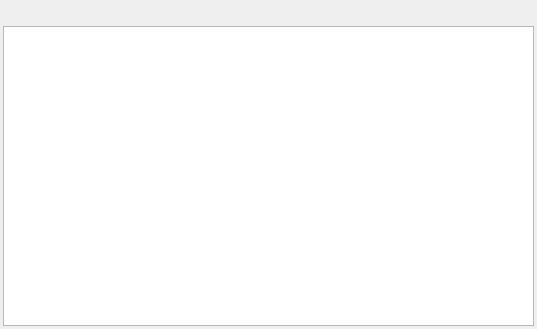
<?xml version="1.0" encoding="UTF-8"?>
<ui version="4.0">
 <class>uiNSoftware</class>
 <widget class="QWidget" name="uiNSoftware">
  <property name="geometry">
   <rect>
    <x>0</x>
    <y>0</y>
    <width>537</width>
    <height>329</height>
   </rect>
  </property>
  <property name="sizePolicy">
   <sizepolicy hsizetype="Expanding" vsizetype="Preferred">
    <horstretch>0</horstretch>
    <verstretch>0</verstretch>
   </sizepolicy>
  </property>
  <property name="windowTitle">
   <string>Form</string>
  </property>
  <layout class="QGridLayout" name="gridLayout">
   <property name="leftMargin">
    <number>3</number>
   </property>
   <property name="topMargin">
    <number>3</number>
   </property>
   <property name="rightMargin">
    <number>3</number>
   </property>
   <property name="bottomMargin">
    <number>3</number>
   </property>
   <property name="spacing">
    <number>3</number>
   </property>
   <item row="1" column="4">
    <spacer name="horizontalSpacer">
     <property name="orientation">
      <enum>Qt::Horizontal</enum>
     </property>
     <property name="sizeHint" stdset="0">
      <size>
       <width>434</width>
       <height>20</height>
      </size>
     </property>
    </spacer>
   </item>
   <item row="1" column="2">
    <widget class="QPushButton" name="tbtDelete">
     <property name="sizePolicy">
      <sizepolicy hsizetype="Fixed" vsizetype="Fixed">
       <horstretch>0</horstretch>
       <verstretch>0</verstretch>
      </sizepolicy>
     </property>
     <property name="maximumSize">
      <size>
       <width>20</width>
       <height>20</height>
      </size>
     </property>
     <property name="text">
      <string/>
     </property>
     <property name="icon">
      <iconset resource="../Platform/NPlatform.qrc">
       <normaloff>:/Resources/Images/Minus.png</normaloff>:/Resources/Images/Minus.png</iconset>
     </property>
     <property name="shortcut">
      <string notr="true">Ctrl+2</string>
     </property>
     <property name="flat">
      <bool>true</bool>
     </property>
    </widget>
   </item>
   <item row="1" column="3">
    <widget class="QPushButton" name="tbtRefresh">
     <property name="sizePolicy">
      <sizepolicy hsizetype="Fixed" vsizetype="Fixed">
       <horstretch>0</horstretch>
       <verstretch>0</verstretch>
      </sizepolicy>
     </property>
     <property name="maximumSize">
      <size>
       <width>20</width>
       <height>20</height>
      </size>
     </property>
     <property name="text">
      <string/>
     </property>
     <property name="icon">
      <iconset resource="../Platform/NPlatform.qrc">
       <normaloff>:/Resources/Images/Refresh.png</normaloff>:/Resources/Images/Refresh.png</iconset>
     </property>
     <property name="iconSize">
      <size>
       <width>13</width>
       <height>13</height>
      </size>
     </property>
     <property name="shortcut">
      <string notr="true">Ctrl+4</string>
     </property>
     <property name="flat">
      <bool>true</bool>
     </property>
    </widget>
   </item>
   <item row="1" column="0">
    <widget class="QPushButton" name="tbtAdd">
     <property name="sizePolicy">
      <sizepolicy hsizetype="Fixed" vsizetype="Fixed">
       <horstretch>0</horstretch>
       <verstretch>0</verstretch>
      </sizepolicy>
     </property>
     <property name="maximumSize">
      <size>
       <width>20</width>
       <height>20</height>
      </size>
     </property>
     <property name="text">
      <string/>
     </property>
     <property name="icon">
      <iconset resource="../Platform/NPlatform.qrc">
       <normaloff>:/Resources/Images/Add.png</normaloff>:/Resources/Images/Add.png</iconset>
     </property>
     <property name="shortcut">
      <string notr="true">Ctrl+1</string>
     </property>
     <property name="flat">
      <bool>true</bool>
     </property>
    </widget>
   </item>
   <item row="2" column="0" colspan="5">
    <widget class="QTableView" name="tvwSoftware">
     <property name="editTriggers">
      <set>QAbstractItemView::NoEditTriggers</set>
     </property>
     <property name="selectionMode">
      <enum>QAbstractItemView::SingleSelection</enum>
     </property>
     <property name="selectionBehavior">
      <enum>QAbstractItemView::SelectRows</enum>
     </property>
     <attribute name="horizontalHeaderStretchLastSection">
      <bool>true</bool>
     </attribute>
    </widget>
   </item>
   <item row="1" column="1">
    <widget class="QPushButton" name="tbtEdit">
     <property name="sizePolicy">
      <sizepolicy hsizetype="Fixed" vsizetype="Fixed">
       <horstretch>0</horstretch>
       <verstretch>0</verstretch>
      </sizepolicy>
     </property>
     <property name="maximumSize">
      <size>
       <width>20</width>
       <height>20</height>
      </size>
     </property>
     <property name="text">
      <string/>
     </property>
     <property name="icon">
      <iconset resource="../Platform/NPlatform.qrc">
       <normaloff>:/Resources/Images/Edit.png</normaloff>:/Resources/Images/Edit.png</iconset>
     </property>
     <property name="iconSize">
      <size>
       <width>13</width>
       <height>13</height>
      </size>
     </property>
     <property name="shortcut">
      <string notr="true">Ctrl+4</string>
     </property>
     <property name="flat">
      <bool>true</bool>
     </property>
    </widget>
   </item>
  </layout>
 </widget>
 <resources>
  <include location="../Platform/NPlatform.qrc"/>
 </resources>
 <connections/>
</ui>
